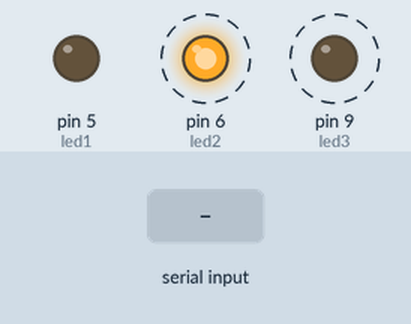
This sketch was run on a simulated Arduino Nano, built with avr-gcc and run on an emulated ATmega328P. Parts: output pins drawn as LEDs (lit = HIGH). Dashed ring = blinking. The test bench sets the inputs (shaded band).

Above: at 0.75 s.
At 1.25 s:
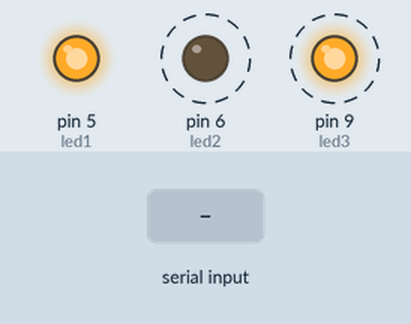
1.3 s: "90,45\n" received over Serial
At 2.0 s:
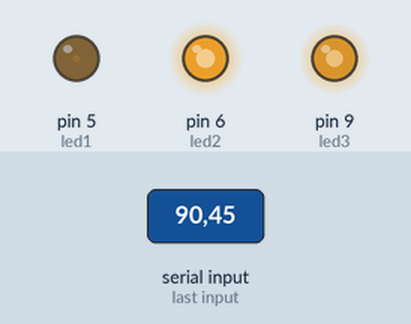
Timing chart, 0 to 3.1 s (numbered marks = the images above; inputs shaded):
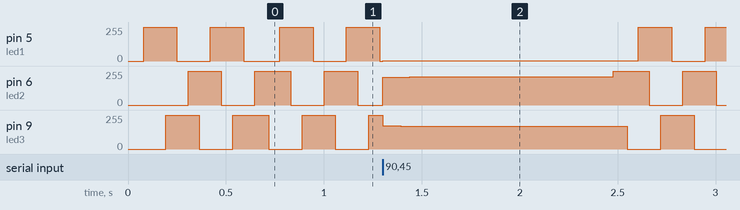

The sketch:

main.ino
```cpp
int led1 = 5;
int led2 = 6;
int led3 = 9;
int i = 0;
int j = 0;
int k = 0;
int retard = 0;
float alfa = 0;
float pi = 3.14;

void setup() {
  pinMode(led1, OUTPUT);
  pinMode(led2, OUTPUT);
  pinMode(led3, OUTPUT);
  Serial.begin(9600);
}

void loop () {
  if (Serial.available() > 0) {
    retard = Serial.parseInt();
  }
  i = (128 * sin (alfa/100)) + 128;
  j = (128 * sin ((alfa/100) + (2 * pi / 3))) + 128;
  k = (128 * sin ((alfa/100) + (4 * pi / 3))) + 128;
  delay (retard);
  analogWrite(led1, i);
  analogWrite(led2, j);
  analogWrite(led3, k);
  alfa ++;
  if (alfa > 1280) {alfa = 0;}
}
```
